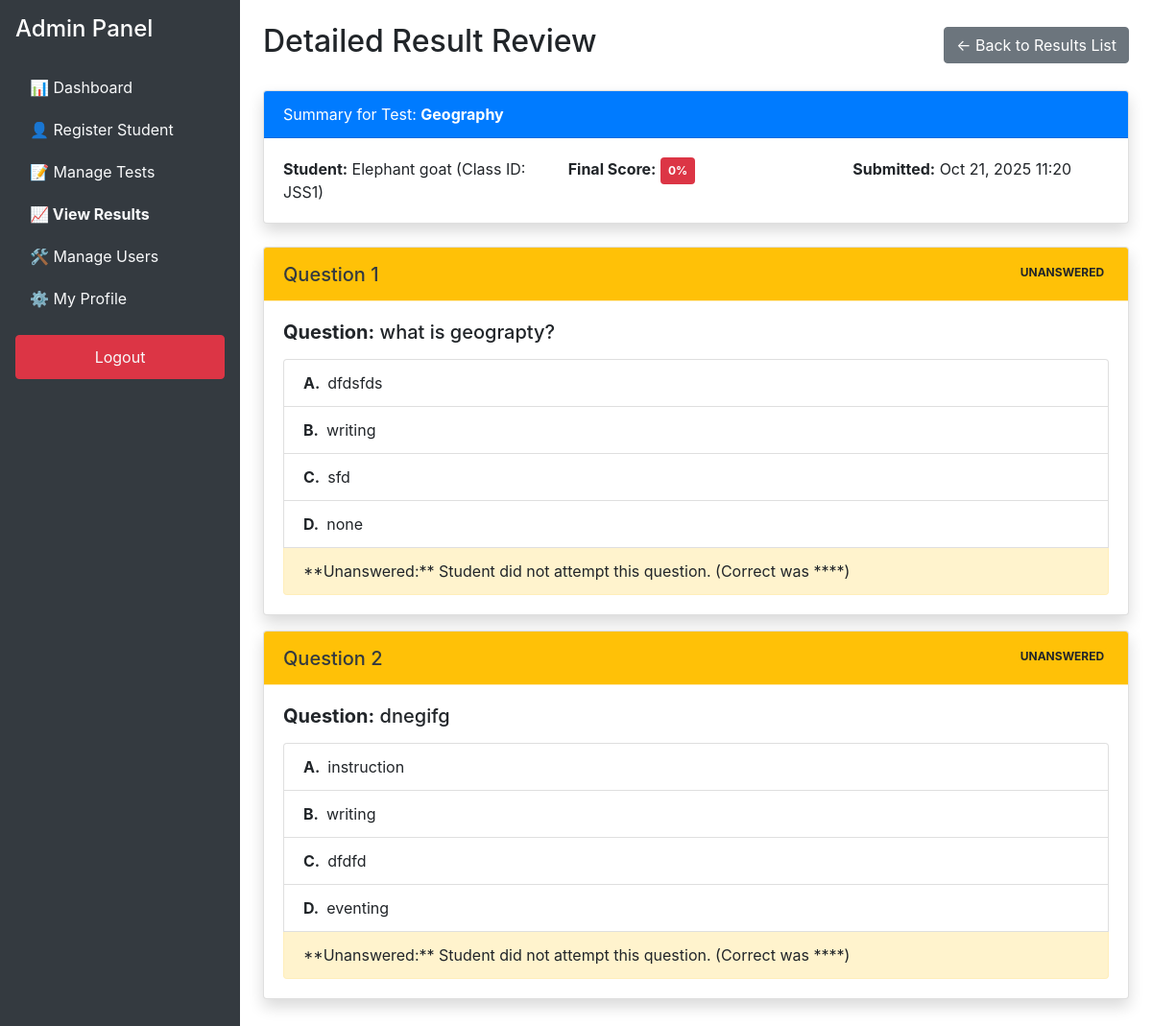
/cbt1/view_result_details.php?result_id=82 (signed in), run on the app's committed database.
### tables this page shows
CREATE TABLE `results` (
  `result_id` int(11) NOT NULL,
  `user_id` int(11) NOT NULL,
  `attempt_number` int(11) NOT NULL DEFAULT 1,
  `test_id` int(11) NOT NULL,
  `total_questions` int(11) NOT NULL DEFAULT 0,
  `correct_answers` int(11) NOT NULL DEFAULT 0,
  `wrong_answers` int(11) NOT NULL DEFAULT 0,
  `unanswered` int(11) NOT NULL DEFAULT 0,
  `start_time` datetime NOT NULL,
  `end_time` datetime DEFAULT NULL,
  `score` int(5) DEFAULT 0,
  `submission_time` datetime DEFAULT NULL,
  `is_submitted` tinyint(1) DEFAULT 0,
  `secure_answer_map` longtext DEFAULT NULL CHECK (json_valid(`secure_answer_map`))
);

CREATE TABLE `tests` (
  `test_id` int(11) NOT NULL,
  `created_by` int(11) DEFAULT NULL,
  `title` varchar(255) NOT NULL,
  `class_year` varchar(10) DEFAULT NULL COMMENT 'The target class year (e.g., SSS1), or NULL for all classes.',
  `duration_minutes` int(5) NOT NULL,
  `creation_date` timestamp NOT NULL DEFAULT current_timestamp(),
  `is_active` tinyint(1) DEFAULT 1,
  `total_questions` int(11) NOT NULL DEFAULT 0,
  `max_attempts` int(11) NOT NULL DEFAULT 1 COMMENT 'Maximum number of times a student can take the test',
  `last_modified` datetime DEFAULT current_timestamp() ON UPDATE current_timestamp()
);

CREATE TABLE `users` (
  `user_id` int(11) NOT NULL,
  `username` varchar(100) NOT NULL,
  `password` varchar(255) NOT NULL,
  `user_type` enum('student','teacher','admin') NOT NULL DEFAULT 'student',
  `full_name` varchar(150) DEFAULT NULL,
  `class_year` varchar(10) DEFAULT NULL,
  `reg_date` timestamp NOT NULL DEFAULT current_timestamp(),
  `email` varchar(200) NOT NULL
);

CREATE TABLE `questions` (
  `question_id` int(11) NOT NULL,
  `test_id` int(11) NOT NULL,
  `question_text` text NOT NULL,
  `option_a` text DEFAULT NULL,
  `option_b` text DEFAULT NULL,
  `option_c` text DEFAULT NULL,
  `option_d` text DEFAULT NULL,
  `correct_option` char(1) NOT NULL
);

### cbt1/view_result_details.php (the view, shortened to what this page needs)
<?php
require_once 'config.php';
$result_id = isset($_GET['result_id']) ? filter_var($_GET['result_id'], FILTER_VALIDATE_INT) : null;
if (!$result_id) {
    $error_message = "Error: Result ID Missing from the request.";
    $report = [];
    $student_info = ['name' => 'N/A', 'class_id' => 'N/A'];
    $test_info = ['title' => 'N/A', 'score' => 0, 'time' => date('Y-m-d H:i:s')];
} else {
    $report = [];
    $student_info = [];
    $test_info = [];
    $error_message = '';
    try {
        $sql_info = "
            SELECT
                r.score,
                r.end_time,
                t.title AS test_title,
                u.full_name,
                u.class_year  /* <-- CORRECTED COLUMN NAME */
            FROM results r
            JOIN tests t ON r.test_id = t.test_id
            JOIN users u ON r.user_id = u.user_id
            WHERE r.result_id = :result_id AND r.is_submitted = TRUE
        ";
        $stmt_info = $pdo->prepare($sql_info);
        $stmt_info->bindParam(':result_id', $result_id, PDO::PARAM_INT);
        $stmt_info->execute();
        $info = $stmt_info->fetch(PDO::FETCH_ASSOC);
        if (!$info) {
            $error_message = "Result ID ($result_id) not found or test was not submitted.";
        } else {
            $student_info = ['name' => $info['full_name'], 'class_id' => $info['class_year']];
            $test_info = ['title' => $info['test_title'], 'score' => $info['score'], 'time' => $info['end_time']];
        }
        if (empty($error_message)) {
            $sql_questions_answers = "
                SELECT
                    q.question_id,
                    q.question_text,
                    q.correct_option,
                    sa.selected_option AS student_selection_key
                FROM results r
                JOIN questions q ON q.test_id = r.test_id
                LEFT JOIN student_answers sa ON sa.question_id = q.question_id AND sa.result_id = r.result_id
                WHERE r.result_id = :result_id
                ORDER BY q.question_id
            ";
            $stmt_qa = $pdo->prepare($sql_questions_answers);
            $stmt_qa->bindParam(':result_id', $result_id, PDO::PARAM_INT);
            $stmt_qa->execute();
            $questions_raw = $stmt_qa->fetchAll(PDO::FETCH_ASSOC);
            $question_ids = array_column($questions_raw, 'question_id');
            $options_by_question = [];
            if (!empty($question_ids)) {
                $in_clause = implode(',', array_fill(0, count($question_ids), '?'));
                $sql_options = "
                    SELECT question_id, option_key, option_text
                    FROM options
                    WHERE question_id IN ({$in_clause})
                    ORDER BY question_id, option_key";
                $stmt_options = $pdo->prepare($sql_options);
                $stmt_options->execute($question_ids);
                $all_options = $stmt_options->fetchAll(PDO::FETCH_ASSOC);
                foreach ($all_options as $opt) {
                    $options_by_question[$opt['question_id']][$opt['option_key']] = $opt['option_text'];
                }
            }
            foreach ($questions_raw as $row) {
                $question_id = $row['question_id'];
                $options = $options_by_question[$question_id] ?? [];
                $student_selection = $row['student_selection_key'];
                $is_correct = ($student_selection !== null && $student_selection == $row['correct_option']);
                $report[] = [
                    'id' => $question_id,
                    'text' => $row['question_text'],
                    'correct_option' => $row['correct_option'],
                    'student_selection' => $student_selection ?: 'Unanswered',
                    'is_correct' => $is_correct,
                    'options' => $options
                ];
            }
        }
    } catch (PDOException $e) {
        $error_message = "Database Error: " . htmlspecialchars($e->getMessage());
    }
}
?>
<!DOCTYPE html>
<html lang="en">
<head>
    <link rel="stylesheet" href="https://stackpath.bootstrapcdn.com/bootstrap/4.5.2/css/bootstrap.min.css">
</head>
<body>
<div class="d-flex">
    <div class="sidebar text-white p-3">
        <h4 class="mb-4">Admin Panel</h4>
        <a href="admin_dashboard.php">📊 Dashboard</a>
        <a href="register.php">👤 Register Student</a>
        <a href="manage_tests.php">📝 Manage Tests</a>
        <a href="view_result.php" class="font-weight-bold">📈 View Results</a>
        <a href="manage_users.php">🛠️ Manage Users</a>
        <a href="admin_profile.php">⚙️ My Profile</a>
        <a href="logout.php" class="btn btn-danger btn-block mt-3">Logout</a>
    </div>
    <div class="container-fluid p-4">
        <div class="d-flex justify-content-between align-items-center mb-4">
            <h2>Detailed Result Review</h2>
            <a href="view_result.php" class="btn btn-secondary">← Back to Results List</a>
        </div>
        <?php if ($error_message): ?>
            <div class="alert alert-danger"><?= htmlspecialchars($error_message); ?></div>
        <?php else: ?>
            <div class="card shadow mb-4">
                <div class="card-header bg-primary text-white">
                    Summary for Test: <strong><?= htmlspecialchars($test_info['title']); ?></strong>
                </div>
                <div class="card-body">
                    <div class="row">
                        <div class="col-md-4 mb-2 mb-md-0">
                            <strong>Student:</strong> <?= htmlspecialchars($student_info['name']); ?> (Class ID: <?= htmlspecialchars($student_info['class_id']); ?>)
                        </div>
                        <div class="col-md-4 mb-2 mb-md-0">
                            <strong>Final Score:</strong>
                            <span class="badge badge-<?php echo ($test_info['score'] >= 50 ? 'success' : 'danger'); ?> h5 p-2">
                                <?= htmlspecialchars($test_info['score']); ?>%
                            </span>
                        </div>
                        <div class="col-md-4">
                            <strong>Submitted:</strong> <?= htmlspecialchars(date("M j, Y H:i", strtotime($test_info['time']))); ?>
                        </div>
                    </div>
                </div>
            </div>
            <?php foreach ($report as $index => $q): ?>
                <?php
                    $q_num = $index + 1;
                    $card_class = 'alert-secondary';
                    $result_badge = '';
                    if ($q['is_correct']) {
                        $card_class = 'alert-success';
                        $result_badge = '<span class="badge badge-success h5">CORRECT</span>';
                    } elseif ($q['student_selection'] == 'Unanswered') {
                        $card_class = 'alert-warning';
                        $result_badge = '<span class="badge badge-warning h5">UNANSWERED</span>';
                    } else {
                        $card_class = 'alert-danger';
                        $result_badge = '<span class="badge badge-danger h5">INCORRECT</span>';
                    }
                ?>
                <div class="card shadow mb-3">
                    <div class="card-header d-flex justify-content-between align-items-center <?= $card_class; ?>">
                        <h5 class="m-0">Question <?= $q_num; ?></h5>
                        <div class="text-right">
                            <?= $result_badge; ?>
                        </div>
                    </div>
                    <div class="card-body">
                        <p class="card-text h5 mb-3"><strong>Question:</strong> <?= htmlspecialchars($q['text']); ?></p>
                        <ul class="list-group">
                            <?php
                            foreach ($q['options'] as $label => $option_text):
                                $list_class = '';
                            ?>
                                <li class="list-group-item d-flex justify-content-between align-items-center <?= $list_class; ?>">
                                    <strong><?= htmlspecialchars($label); ?>.</strong>
                                    <span class="flex-grow-1 mx-2"><?= htmlspecialchars($option_text); ?></span>
                                </li>
                            <?php endforeach; ?>
                            <?php if ($q['student_selection'] == 'Unanswered'): ?>
                                <li class="list-group-item unanswered">
                                    **Unanswered:** Student did not attempt this question. (Correct was **<?= htmlspecialchars($q['correct_option']); ?>**)
                                </li>
                            <?php endif; ?>
                        </ul>
                    </div>
                </div>
            <?php endforeach; ?>
        <?php endif; ?>
    </div>
</div>
</body>
</html>

### cbt1/view_result_details.php (style rules this page uses)
.sidebar { min-height: 100vh; background-color: #343a40; flex-shrink: 0; width: 250px; }
.sidebar a { color: #f8f9fa; padding: 10px 15px; display: block; }
.unanswered { background-color: #fff3cd !important; border-color: #ffeeba !important; }
.card-header.alert-warning { background-color: #ffc107; color: #343a40; }

### data on the page
results: test.title "Geography", user.full_name "Elephant goat", user.class_year "JSS1", score "0", end_time "Oct 21, 2025 11:20"
questions: q_num "1", question_text "what is geograpty?", label "A", option_text "dfdsfds", label "B", option_text "writing", label "C", option_text "sfd", label "D", option_text "none"
questions: q_num "2", question_text "dnegifg", label "A", option_text "instruction", label "B", option_text "writing", label "C", option_text "dfdfd", label "D", option_text "eventing"
